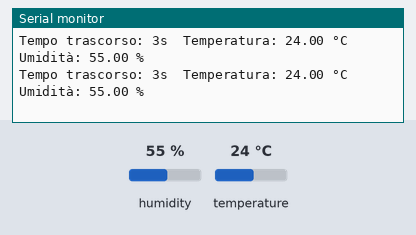
The sketch below on a simulated Arduino Uno, built with avr-gcc and run on an emulated ATmega328P. Shown: the last lines printed to the serial monitor. The inputs (shaded band) are chosen by the test bench; at power-on: humidity 55 %, temperature 24 °C.

Above: at 3.8 s.
3.9 s: humidity set to 22 %
At 4.31 s:
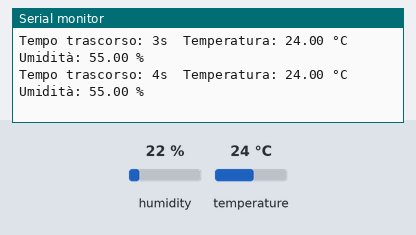
7.3 s: temperature set to 12 °C
At 7.9 s:
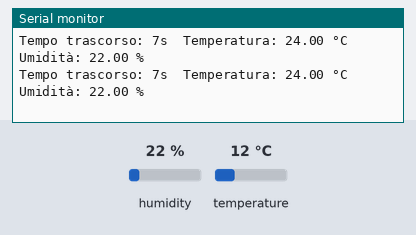
10.7 s: humidity set to 40 %
At 11.31 s:
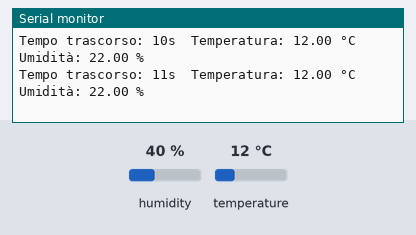
Timing chart, 0 to 13.7 s (numbered marks = the images above; inputs shaded):
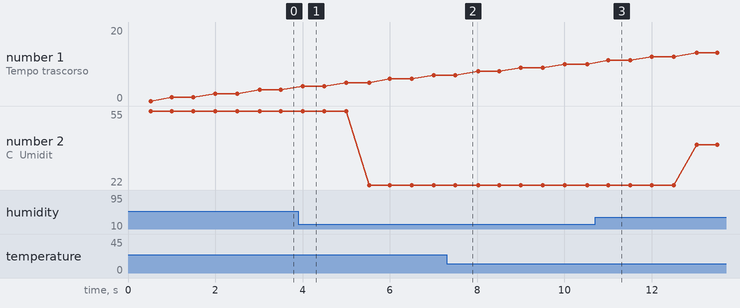

Measured:
- plotted number 2: 55 → 22 after the input at 3.9 s, 22 → 40 after the input at 10.7 s

The sketch:

Code.ino
```cpp
#include <DHT.h>

#define DHTPIN 2
#define DHTTYPE DHT11
DHT dht(DHTPIN, DHTTYPE);

unsigned long previousMillis = 0;  // Variabile per tenere traccia del tempo trascorso
const long interval = 500;     // Intervallo di tempo desiderato tra le letture (in millisecondi)

void setup() {
  Serial.begin(9600);
  dht.begin();
}

void loop() {
  unsigned long currentMillis = millis();  // Ottieni il tempo corrente in millisecondi

  if (currentMillis - previousMillis >= interval) {
    // È trascorso l'intervallo di tempo desiderato, esegui la lettura
    previousMillis = currentMillis;

    float temperatura = dht.readTemperature();
    float umidita = dht.readHumidity();

    if (isnan(temperatura) || isnan(umidita)) {
      Serial.println("Errore nella lettura del sensore DHT!");
      return;
    }

    Serial.print("Tempo trascorso: ");
    Serial.print(currentMillis / 1000);  // Converti millisecondi in secondi
    Serial.print("s\tTemperatura: ");
    Serial.print(temperatura);
    Serial.print(" °C\tUmidità: ");
    Serial.print(umidita);
    Serial.println(" %");
  }
}
```
